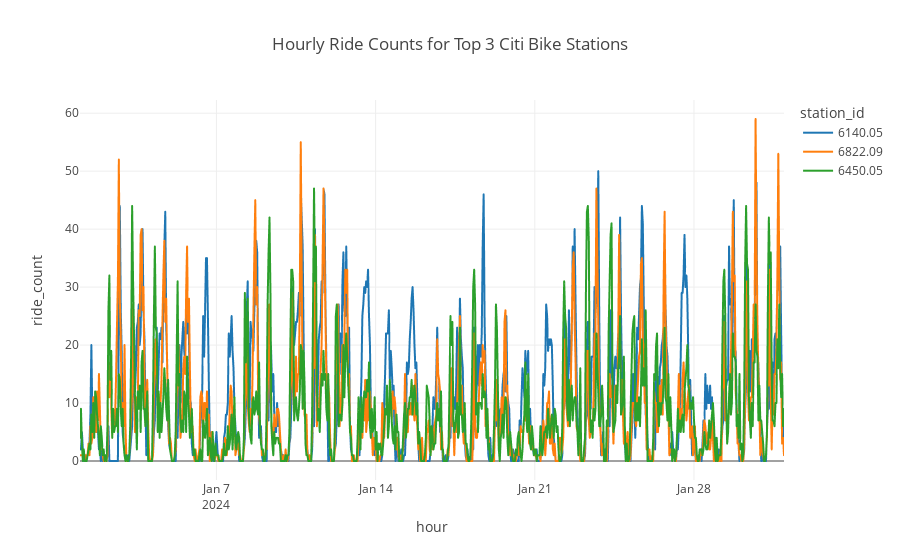

Notebook code cell kept with this figure:
### Code cell
plot_rides_top3(ts_combined, top_station_ids)

### Figure 1 — Plotly figure (JSON) as saved in the notebook; plotly's stock layout.template omitted (floating-point values rounded to 4 significant figures; data arrays with more than 128 entries replaced by an {"elided": "..."} marker saying what was removed)
{"data": [{"hovertemplate": "station_id=6140.05<br>hour=%{x}<br>ride_count=%{y}<extra></extra>", "legendgroup": "6140.05", "line": {"color": "#1F77B4", "dash": "solid"}, "marker": {"symbol": "circle"}, "mode": "lines", "name": "6140.05", "showlegend": true, "type": "scattergl", "x": {"elided": "744 str values"}, "xaxis": "x", "y": {"elided": "744 int values"}, "yaxis": "y"}, {"hovertemplate": "station_id=6822.09<br>hour=%{x}<br>ride_count=%{y}<extra></extra>", "legendgroup": "6822.09", "line": {"color": "#FF7F0E", "dash": "solid"}, "marker": {"symbol": "circle"}, "mode": "lines", "name": "6822.09", "showlegend": true, "type": "scattergl", "x": {"elided": "744 str values"}, "xaxis": "x", "y": {"elided": "744 int values"}, "yaxis": "y"}, {"hovertemplate": "station_id=6450.05<br>hour=%{x}<br>ride_count=%{y}<extra></extra>", "legendgroup": "6450.05", "line": {"color": "#2CA02C", "dash": "solid"}, "marker": {"symbol": "circle"}, "mode": "lines", "name": "6450.05", "showlegend": true, "type": "scattergl", "x": {"elided": "744 str values"}, "xaxis": "x", "y": {"elided": "744 int values"}, "yaxis": "y"}], "layout": {"legend": {"title": {"text": "station_id"}, "tracegroupgap": 0}, "title": {"text": "Hourly Ride Counts for Top 3 Citi Bike Stations"}, "xaxis": {"anchor": "y", "domain": [0, 1], "title": {"text": "hour"}}, "yaxis": {"anchor": "x", "domain": [0, 1], "title": {"text": "ride_count"}}}}
